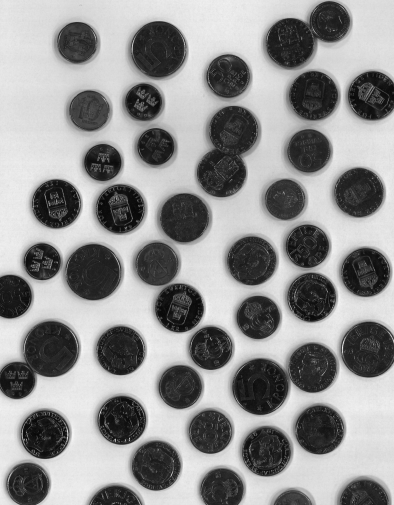
%> input picture coins.tif, 394 x 505 px
$ octave sizeCount.m   (GNU Octave 9; MATLAB toolbox functions it lacks are replaced by stand-ins)
%> lines starting %> are read from the running program, lines starting %| are printed output that depends on the picture; in (x1, y1, x2, y2) boxes, pixels count from 0 and x2, y2 are one past the last pixel; in counts of white or black regions, pixels touching at a corner belong together; the program's own positions count from 1
%%%%%% HÄR BÖRJAR JOEL KOD %%%%%%

%%% Create BW Image %%%
Im = imread('coins.tif');    % read image
%> Im is the input picture: size 505x394 uint8; min 8, max 246, mean 144.7
% Im = imread('bacteria.tif');
% I = imgaussfilt(Im,5);
% I = I./Im;
I=Im;

%%% for blurred image
T = graythresh(I);          % find appropriate bw threshold T
%> T = 0.506
Ibw = im2bw(I,T);           % create bw image with threshold
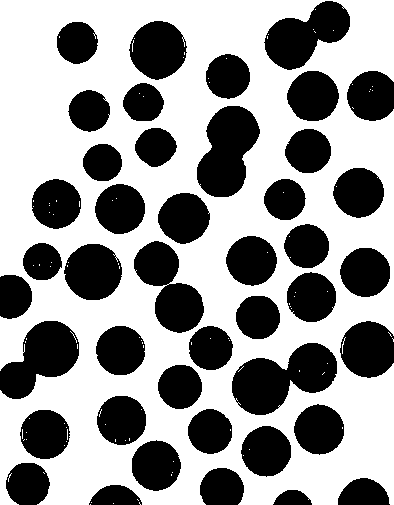
%> Ibw: size 505x394 logical; 59.4% white; 43 black regions, largest, box (x1, y1, x2, y2) and area: (232, 343, 337, 415) 4475, (197, 106, 260, 197) 3869, (0, 321, 79, 399) 3571
se=strel('disk',1,8);       % create a morph object se
Ibwer = imerode(Ibw,se);    % erode bw image with morph object se
%> Ibwer: size 505x394 logical; 56.3% white; 43 black regions, largest, box (x1, y1, x2, y2) and area: (231, 342, 338, 416) 4783, (196, 105, 261, 198) 4100, (0, 320, 80, 400) 3821

% dicretize
Idist=bwdist(Ibwer);    % apply distance transform
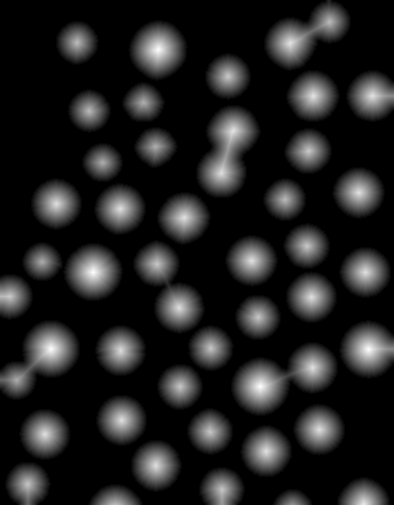
%> Idist: size 505x394 single; min 0, max 28.84, mean 3.8; drawn with min black and max white
Imax = -imextendedmax(Idist,4);      % find local maximas
%> Imax: size 505x394 double; values -1 (black) and 0 (white), 98.4% white; 48 black regions, largest, box (x1, y1, x2, y2) and area: (0, 292, 15, 301) 89, (217, 485, 227, 498) 82, (116, 345, 125, 356) 80
Iws = watershed(Imax);
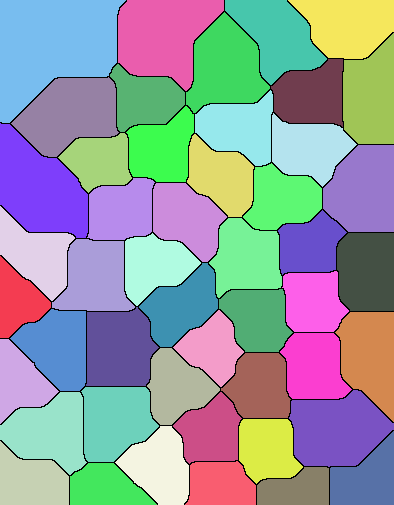
%> Iws: size 505x394 uint8; 49 distinct labels, from 0 to 48; one colour per label, 0 black


result = Im;
result(Iws == 0) = 0;
%> result: size 505x394 uint8; 3.27% of pixels changed, all inside (x1, y1, x2, y2) = (0, 0, 394, 505)

figure
Ibwer=imcomplement(Ibwer);
Ibwer(Iws==0)=0;
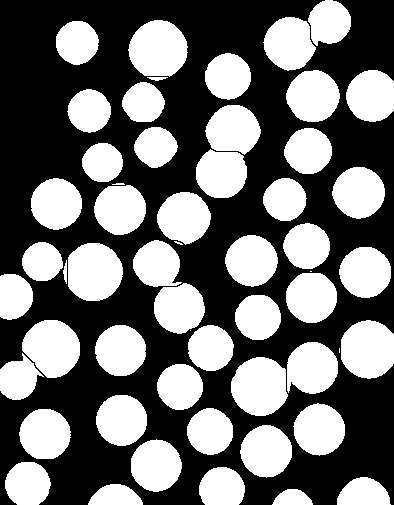
%> Ibwer: size 505x394 logical; 43.6% white; 55 white regions (4 under 20 px)
imshow(Ibwer)

[~,N] = bwlabel(-Imax);
%> N = 48
[~, N2] = bwlabel(Iws);
%> N2 = 48

figure
Ilabel=bwlabel(Ibwer);
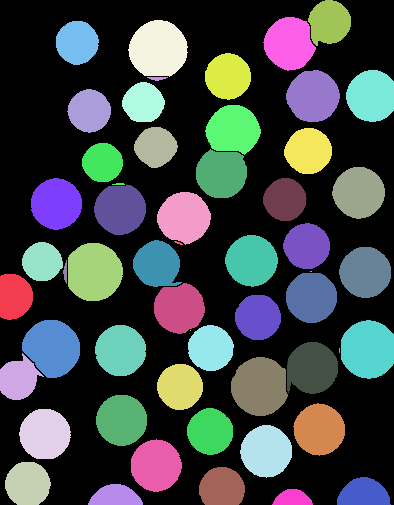
%> Ilabel: size 505x394 double; 56 distinct labels, from 0 to 55; one colour per label, 0 black
imshow(label2rgb(Ilabel, 'spring'))
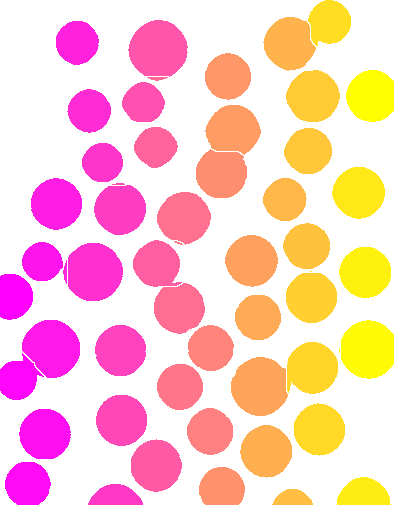
%> displayed picture: size 505x394x3, on the screen's scale of 0 to 255; mean R, G, B 255, 200.2, 198.7

F= regionprops(Ilabel);
%> F = 55 regions; largest, box (x1, y1, x2, y2), Area and Centroid: (128, 20, 188, 77) 2636 [158.8 49.6], (231, 357, 288, 416) 2625 [260.3 387.1], (68, 243, 123, 301) 2597 [94.7 272.6], (341, 320, 394, 379) 2551 [368.6 350], (22, 320, 80, 378) 2483 [52.8 348.3]
allBlobArea=[F.Area];
%> allBlobArea = 55 values, max 2636 at index 19, min 1 at index 30, mean 1576.2
allowableAreaIndexes = allBlobArea > 500;
%> allowableAreaIndexes = 55 logical values, 47 true
keeperIndexes = find(allowableAreaIndexes);
%> keeperIndexes = 47 values from 1 to 55
keeperBlobsImage = ismember(Ilabel, keeperIndexes);
%> keeperBlobsImage: size 505x394 logical; 43.2% white; 47 white regions, largest, box (x1, y1, x2, y2) and area: (128, 20, 188, 77) 2636, (231, 357, 288, 416) 2625, (68, 243, 123, 301) 2597
imshow(label2rgb(keeperBlobsImage, 'spring'))
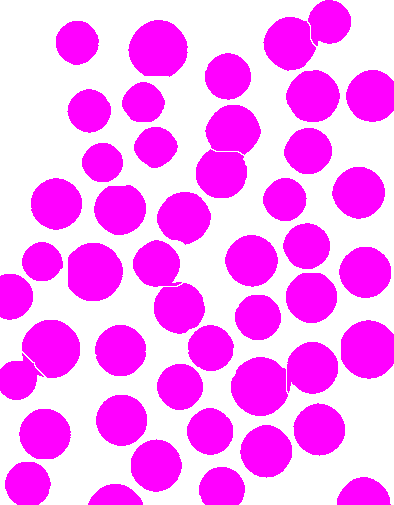
%> displayed picture: size 505x394x3, on the screen's scale of 0 to 255; mean R, G, B 255, 144.7, 255
F=regionprops(keeperBlobsImage,'Area');
%> F = 47 regions; largest, Area: 2636, 2625, 2597, 2551, 2483
allBlobArea=[F.Area];
%> allBlobArea = 47 values, max 2636 at index 17, min 849 at index 12, mean 1830.9
subplot(1,2,1)
histogram(allBlobArea)
subplot(1,2,2)
imshow(keeperBlobsImage)


% figure
subplot(2,3,1)
imshow(Im)
xlabel('reference pic')
subplot(2,3,2)
imshow(Ibw)
xlabel('black and white ref pic')
subplot(2,3,3)
imshow(Ibwer)
xlabel('removed noised')


subplot(2,3,4)
imshow (Idist)
xlabel('removed noised inverted')
subplot(2,3,5)
imshow(-Imax)
xlabel('local minima')
subplot(2,3,6)
imshow(result)
xlabel('watershed on picture with local minima')


% [9 lines of commented-out code are left out]

%%%%%% HÄR BÖRJAR ALEX KOD %%%%%%
% [29 lines of commented-out code are left out]
